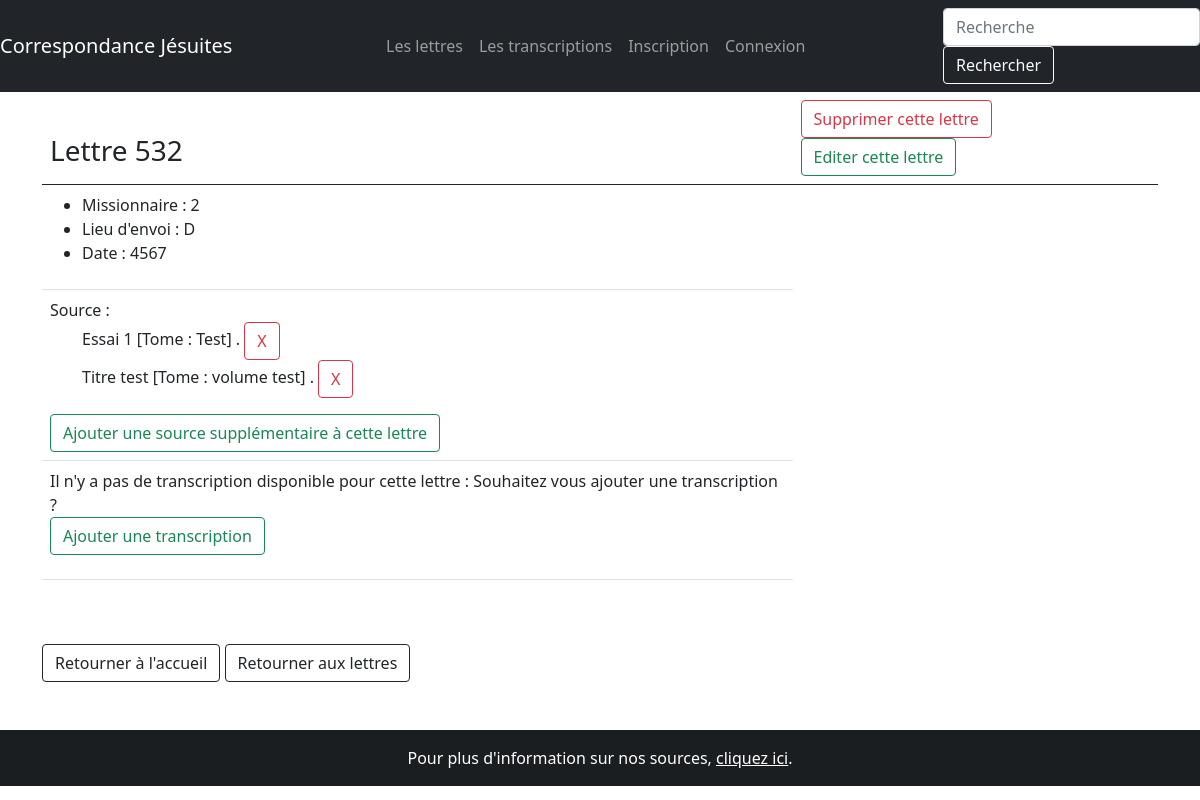
Page /lettres/532 on the committed database.
### correspondance/modeles/donnees.py (models this page shows, shortened)
class Lettre(db.Model):
    __tablename__ = "lettre"
    lettre_id = db.Column(db.Integer, unique=True, nullable=False, primary_key=True, autoincrement=True)
    lettre_date = db.Column(db.Text, nullable=False)
    lettre_numero = db.Column(db.Text)
    lettre_redacteur = db.Column(db.Text)
    lettre_lieu = db.Column(db.Text)
    lettre_volume = db.relationship("Publication", secondary=Source, backref=db.backref("Lettre", lazy='dynamic'))
    transcription_texte: List["Transcription"] = db.relationship("Transcription", back_populates="lettre",
                                                                 cascade="all,delete")
    contributions = db.relationship("Contribution", back_populates="lettre")

class Publication(db.Model):
    __tablename__ = "publication"
    publication_id = db.Column(db.Integer, unique=True, nullable=False, primary_key=True, autoincrement=True)
    publication_titre = db.Column(db.Text)
    publication_volume = db.Column(db.Text)
    contributions = db.relationship("Contribution", back_populates="publication")

### correspondance/routes/generic.py (the view)
@app.route("/lettres/<int:lettre_id>", methods=["POST", "GET"])
def unique_lettre(lettre_id):
    unique_lettre = Lettre.query.get(lettre_id)
    publication = Publication.query.filter(db.and_(Publication.publication_id == Lettre.lettre_volume,
                                                   Lettre.lettre_id == lettre_id)).first()
    transcription = Transcription.query.filter(db.and_(Transcription.transcription_lettre_id == Lettre.lettre_id,
                                                       Lettre.lettre_id == lettre_id)).first()
    return render_template("pages/lettre.html", nom="Correspondance jésuite",
                           lettre=unique_lettre, publication=publication, transcription=transcription)

### correspondance/templates/pages/lettre.html (shortened to what this page needs)
{% extends "conteneur.html" %}
{% block corps %}
    {% if lettre %}
<div>
    <table class="table">
        <thead>
        <tr>
            <th>
                <h3>Lettre {{lettre.lettre_id}}</h3>
            </th>
            <th>
                <a class="btn btn-outline-danger" role="button" href="{{url_for('suppression_lettre', lettre_id =lettre.lettre_id)}}">Supprimer cette lettre</a>
                <a class="btn btn-outline-success" role="button" href="{{url_for('edition', lettre_id =lettre.lettre_id)}}">Editer cette lettre</a>
            </th>
        </tr>
        </thead>
        <tbody>
        <tr>
            <td>
                <ul>
                    <li>
                        {% if lettre.lettre_redacteur %}
                        Missionnaire : {{lettre.lettre_redacteur}}
                        {% endif %}
                    </li>
                    <li>
                        {% if lettre.lettre_lieu %}
                        Lieu d'envoi : {{lettre.lettre_lieu}}
                        {% endif %}
                    </li>
                    <li>
                        Date : {{lettre.lettre_date}}
                    </li>
                </ul>
            </td>
        <tr>
            <td>
                {% if lettre.lettre_volume %}
                Source :
                <ul>
                {% for publication in lettre.lettre_volume %}
                    <form method="post" id="supprimer_source" action="{{url_for('supprimer_source',
                    lettre_id = lettre.lettre_id, publication_id = publication.publication_id)}}">
                        {{publication.publication_titre}} [Tome : {{publication.publication_volume}}] .
                        <a class="btn btn-outline-danger" role="button" href="{{url_for('supprimer_source',
                    lettre_id = lettre.lettre_id, publication_id = publication.publication_id)}}"> X </a>
                    </form>
                {% endfor %}
                </ul>
                <a class="btn btn-outline-success" role="button"
                   href="{{url_for('source', lettre_id=lettre.lettre_id)}}">
                    Ajouter une source supplémentaire à cette lettre</a>
                {% else %}
                Pas de source rensignée pour cette lettre :
                <a class="btn btn-outline-success" role="button"
                   href="{{url_for('source', lettre_id=lettre.lettre_id)}}">Ajouter une source à cette lettre</a>
                {% endif %}
            </td>
        </tr>
        <tr>
            <td>
                {% if lettre.transcription_texte %}
                Transcription :
                <br/>
                <p>
                    {{transcription.transcription_texte}}</p>
                <br/>
                <p>
                    Plus d'option pour la transcription :
                    <a class="btn btn-outline-dark" role="button" href="{{url_for('afficher_transcription', transcription_id=transcription.transcription_id)}}">Transcription</a>
                </p>
                {% else %}
                <p>
                    Il n'y a pas de transcription disponible pour cette lettre : Souhaitez vous ajouter une transcription ? <br/>
                    <a class="btn btn-outline-success" role="button"
                   href="{{url_for('nouvelle_transcription', lettre_id=lettre.lettre_id)}}">
                    Ajouter une transcription</a>
                </p>
                {% endif %}
            </td>
        </tr>
        </tbody>
    </table>
    {% else %}
        <p>La base de données est en cours de constitution</p>
    {% endif %}
</div>
<br/>
<br/>
    <a class="btn btn-outline-dark" role="button" href="{{url_for('accueil')}}">Retourner à l'accueil</a>
    <a class="btn btn-outline-dark" role="button" href="{{url_for('lettres')}}">Retourner aux lettres</a>
<br/>
<br/>
<br/>
{% endblock %}

### rows in the picture
Lettre: lettre_id "532", lettre_redacteur "2", lettre_lieu "D", lettre_date "4567"
Publication: publication_titre "Essai 1", publication_volume "Test"
Publication: publication_titre "Titre test", publication_volume "volume test"
